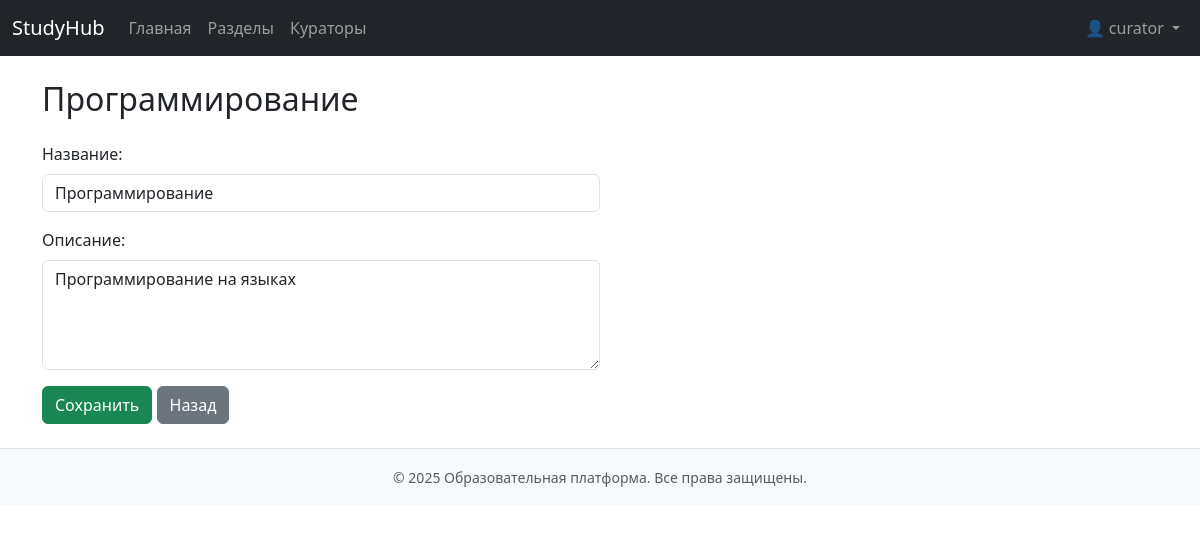
Screenshot of /sections/3/edit/ (signed in) with the database file from the repository.
### app/models.py (models this page shows, shortened)
class Users(AbstractBaseUser, PermissionsMixin):
    first_name = models.CharField(max_length=100, verbose_name="Имя", blank=True)
    last_name = models.CharField(max_length=100, verbose_name="Фамилия", blank=True)
    middle_name = models.CharField(max_length=100, verbose_name="Отчество", blank=True)
    username = models.CharField(max_length=150, unique=True)
    password = models.CharField(max_length=255)
    is_active = models.BooleanField(default=True)
    is_staff = models.BooleanField(default=False)
    is_superuser = models.BooleanField(default=False)
    last_login = models.DateTimeField(null=True, blank=True)
    date_joined = models.DateTimeField(auto_now_add=True)
    createdat = models.DateTimeField(auto_now_add=True)
    groups = models.ManyToManyField(Group, related_name='customuser_set', blank=True)
    user_permissions = models.ManyToManyField(Permission, related_name='customuser_permissions', blank=True)
    favorites = models.ManyToManyField('Program', related_name='favorited_by', blank=True)
    USERNAME_FIELD = 'username'
    objects = UserManager()
    class Meta:
        db_table = 'users'

class Section(models.Model):
    name = models.CharField(max_length=100)
    description = models.TextField()
    def __str__(self):
        return self.name

### app/views.py (the view)
# urls.py: path('sections/<int:pk>/edit/', views.section_edit, name='section_edit'),
@login_required
@user_passes_test(lambda u: is_curator(u) or is_admin(u))
def section_edit(request, pk):
    section = get_object_or_404(Section, pk=pk)
    if request.method == 'POST':
        section.name = request.POST.get('name')
        section.description = request.POST.get('description')
        section.save()
        messages.success(request, 'Раздел обновлён')
        return redirect('sections_manage')
    return render(request, 'section_form.html', {'section': section})

### app/context_processors.py (called while the page is built)
def user_roles(request):
    if not request.user.is_authenticated:
        return {
            'is_admin': False,
            'is_curator': False,
            'is_user': False,
        }
    is_admin_user = request.user.is_superuser or request.user.groups.filter(name='Администратор').exists()
    is_curator_user = False
    is_participant_user = False
    if not is_admin_user:
        is_curator_user = request.user.groups.filter(name='Куратор').exists()
        if not is_curator_user:
            is_participant_user = request.user.groups.filter(name='Пользователь').exists()
    return {
        'is_admin': is_admin_user,
        'is_curator': is_curator_user,
        'is_user': is_participant_user,
    }

### app/views.py (called while the page is built)
def in_group(user, name): return user.groups.filter(name=name).exists()

def is_curator(user): return in_group(user, 'Куратор')

### app/templates/section_form.html (shortened to what this page needs)
{% extends 'base.html' %}
{% block content %}
<h2 class="mb-4">{{ section|default_if_none:"Добавить раздел" }}</h2>
<form method="post" class="col-md-6">
    <div class="mb-3">
        <label for="name" class="form-label">Название:</label>
        <input type="text" name="name" class="form-control" value="{{ section.name|default:'' }}" required>
    </div>
    <div class="mb-3">
        <label for="description" class="form-label">Описание:</label>
        <textarea name="description" class="form-control" rows="4" required>{{ section.description|default:'' }}</textarea>
    </div>
    <button type="submit" class="btn btn-success">Сохранить</button>
    <a href="{% url 'sections' %}" class="btn btn-secondary">Назад</a>
</form>
{% endblock %}

### app/templates/header.html (shortened to what this page needs)
<nav class="navbar navbar-expand-lg navbar-dark bg-dark">
    <div class="container-fluid">
      <a class="navbar-brand" href="{% url 'index' %}">StudyHub</a>
      <div class="collapse navbar-collapse" id="navbarNav">
        <ul class="navbar-nav me-auto">
          {% if user.is_authenticated %}
            <li class="nav-item"><a class="nav-link" href="{% url 'index' %}">Главная</a></li>
            <li class="nav-item"><a class="nav-link" href="{% url 'sections' %}">Разделы</a></li>
            <li class="nav-item"><a class="nav-link" href="{% url 'curators' %}">Кураторы</a></li>
          {% endif %}
        </ul>
        <ul class="navbar-nav">
          {% if user.is_authenticated %}
            <li class="nav-item dropdown">
              <a class="nav-link dropdown-toggle" href="#" id="profileDropdown" role="button" data-bs-toggle="dropdown" aria-expanded="false">
                👤 {{ user.get_full_name|default:user.username }}
              </a>
            </li>
          {% else %}
            <li class="nav-item"><a class="nav-link" href="{% url 'login' %}">Войти</a></li>
            <li class="nav-item"><a class="nav-link" href="{% url 'register' %}">Регистрация</a></li>
          {% endif %}
        </ul>
      </div>
    </div>
  </nav>

### rows the page displays
Users: get_full_name "curator"
Section: name "Программирование", description "Программирование на языках"

### other values shown
{{ year|default:2025 }} "2025"
